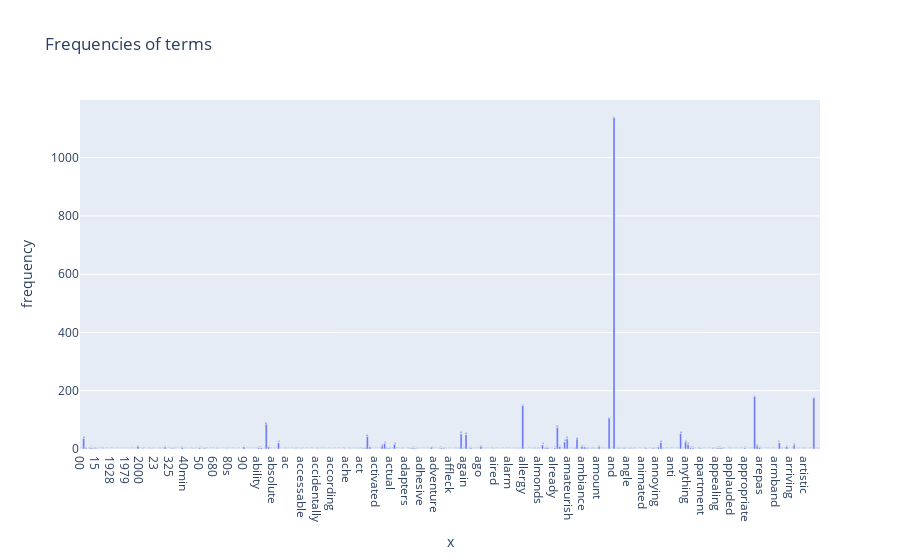

Notebook code cell kept with this figure:
### Code cell
#use plotly create plot
import plotly.express as px

df = pd.DataFrame(term_frequencies[:300], index = count_vect.get_feature_names_out()[:300], columns = ["frequency"])
fig = px.bar(df, y="frequency", x=count_vect.get_feature_names_out()[:300], text_auto='.2s',
            title="Frequencies of terms")
fig.update_traces(textfont_size=12, textangle=0, textposition="outside", cliponaxis=False)
fig.show()

### Figure 1 — Plotly figure (JSON) as saved in the notebook; plotly's stock layout.template omitted (floating-point values rounded to 4 significant figures; data arrays with more than 128 entries replaced by an {"elided": "..."} marker saying what was removed)
{"data": [{"alignmentgroup": "True", "cliponaxis": false, "hovertemplate": "x=%{x}<br>frequency=%{y}<extra></extra>", "legendgroup": "", "marker": {"color": "#636efa", "pattern": {"shape": ""}}, "name": "", "offsetgroup": "", "orientation": "v", "showlegend": false, "textangle": 0, "textfont": {"size": 12}, "textposition": "outside", "texttemplate": "%{y:.2s}", "type": "bar", "x": {"elided": "300 str values"}, "xaxis": "x", "y": {"elided": "300 int values"}, "yaxis": "y"}], "layout": {"barmode": "relative", "legend": {"tracegroupgap": 0}, "title": {"text": "Frequencies of terms"}, "xaxis": {"anchor": "y", "domain": [0, 1], "title": {"text": "x"}}, "yaxis": {"anchor": "x", "domain": [0, 1], "title": {"text": "frequency"}}}}
